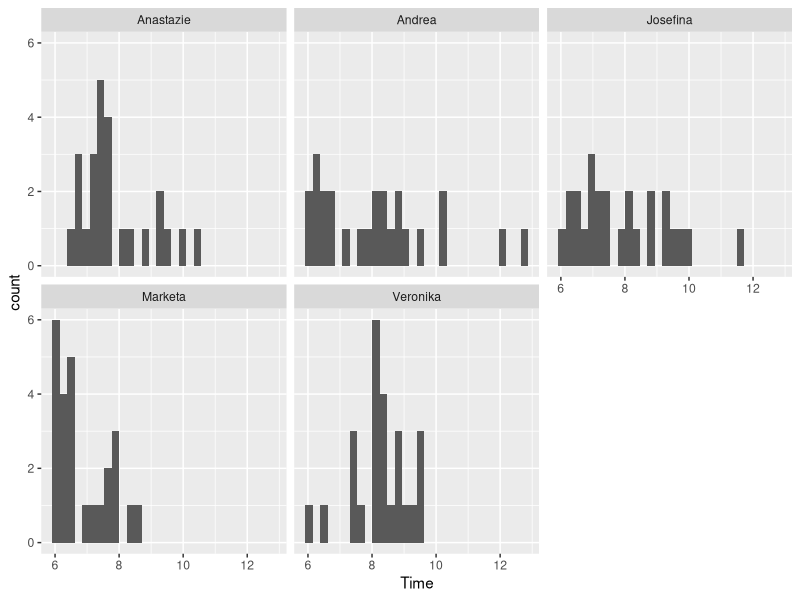
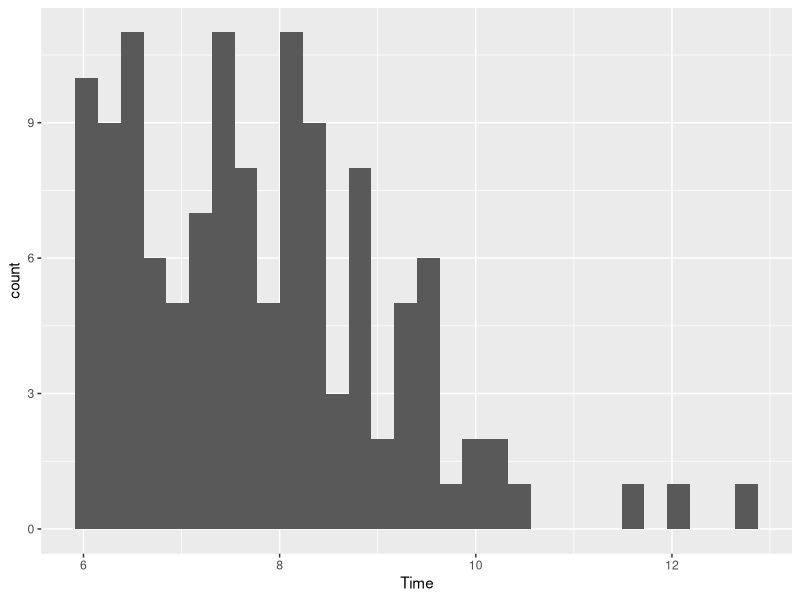
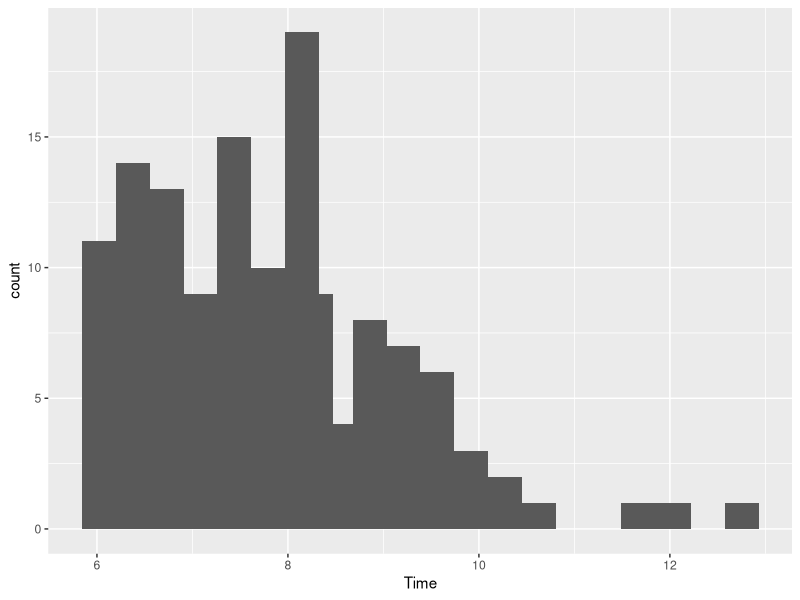
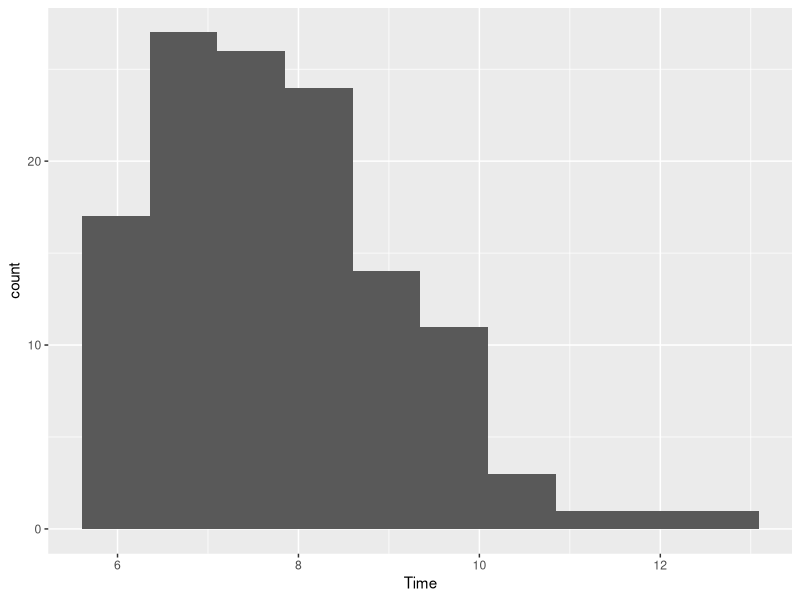
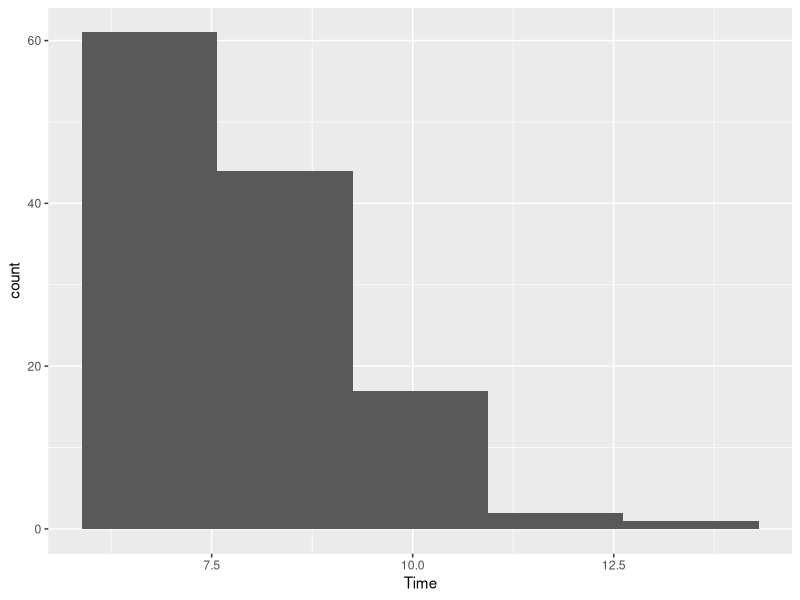
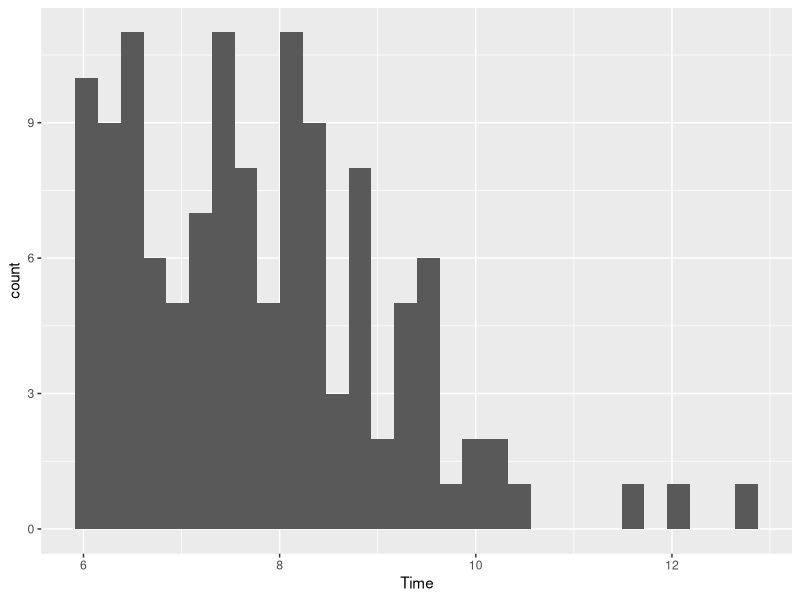
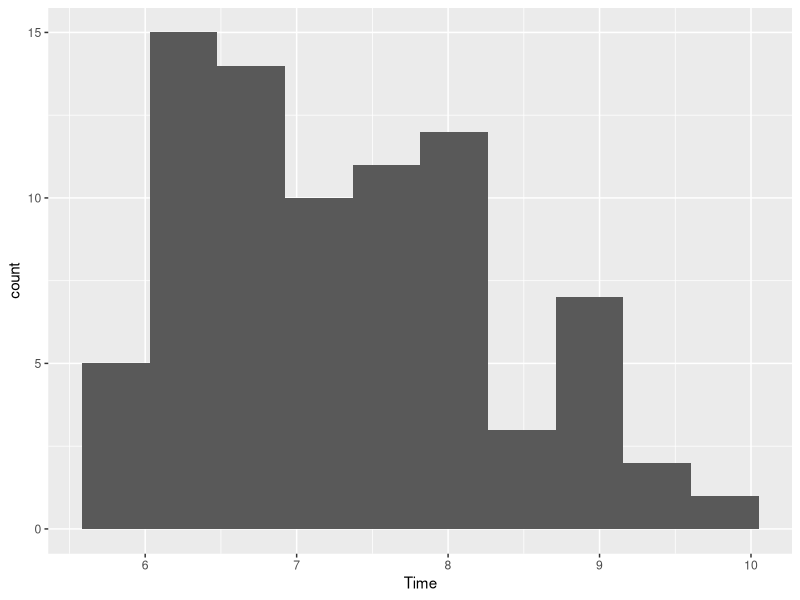
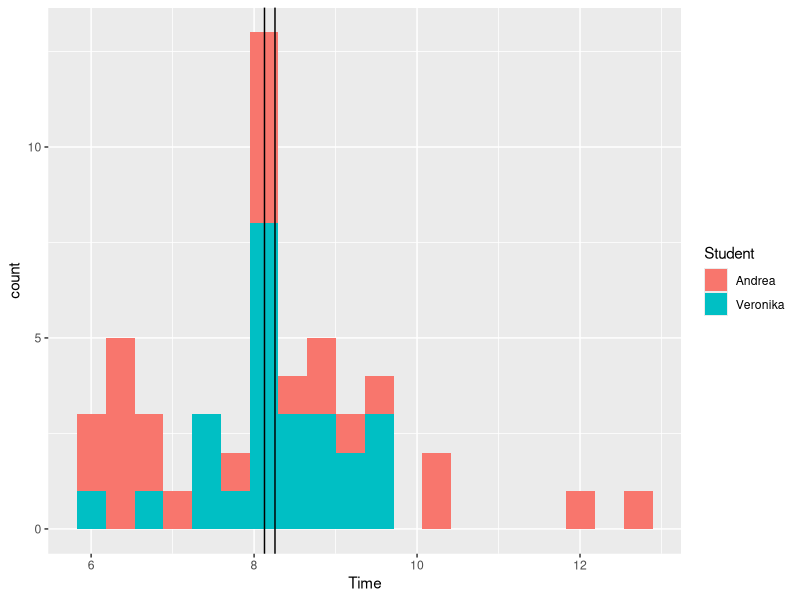

These charts were generated, in order, by the following R code:
library(ggplot2)
library(plyr)
library(psych)
#reads in hte table
tgtw_table <- read.csv("Data/tongue-twisters.csv")

hist_plot <- ggplot(tgtw_table) + geom_histogram(aes(Time))
hist_plot + facet_wrap(~Student)
hist_plot + geom_histogram(aes(Time),bins=30)
hist_plot + geom_histogram(aes(Time),bins=20)
hist_plot + geom_histogram(aes(Time),bins=10)
hist_plot + geom_histogram(aes(Time),bins=5)
hist_plot

hist_plot_non_trial = ggplot(subset(tgtw_table, (Trial==0))) + geom_histogram(aes(Time))
hist_plot_non_trial + geom_histogram(aes(Time), bins=10)

describe(tgtw_table$Time)
describeBy(tgtw_table$Time,tgtw_table$Student)

#TWO SAMPLE T-TEST - TESTING

twosamplettest <- function(table=tgtw_table,tested_students = c("Josefina","Andrea")){
  t_table <- subset(tgtw_table, (Student %in% tested_students))
  t <- t.test(t_table$Time ~ t_table$Student)
  hist <- ggplot(t_table) + geom_histogram(aes(Time, fill=Student),bins=20) + 
    geom_vline(xintercept = t$estimate[1]) + 
    geom_vline(xintercept = t$estimate[2])
  print(hist)
  print(t)
}

twosamplettest(tgtw_table, c("Veronika","Andrea"))

#ONE SAMPLE T TEST - TESTING

onesamplettest <- function(table=tgtw_table,tested_value=10,tested_student = "Joesefina"){
  t_table <- subset(tgtw_table, (Student %in% c(tested_student)))

  t <- t.test(t_table$Time, mu=tested_value)
  hist <- ggplot(t_table) + geom_histogram(aes(Time),bins=20) + 
    geom_vline(xintercept = t$estimate[1]) + 
    geom_vline(xintercept = tested_value,colour="red")
  print(hist)
  print(t)
}

onesamplettest(tgtw_table,5,"Andrea")

## ANOVA
summary(aov(tgtw_table$Time ~ tgtw_table$Student))
TukeyHSD(aov(tgtw_table$Time ~ tgtw_table$Student))
